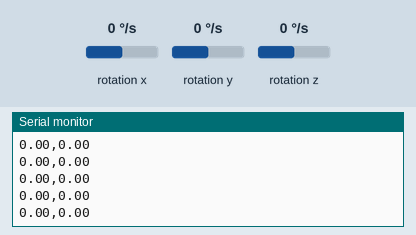
This sketch was run on a simulated Arduino Uno, built with avr-gcc and run on an emulated ATmega328P. On the bench: the last lines printed to the serial monitor. Wiring (inferred from the names in the program): MPU-6050 motion sensor at I2C address 0x68. Inputs (shaded band) come from the test bench; at power-on: rotation x 0 °/s, rotation y 0 °/s, rotation z 0 °/s.

Above: at 1.7 s.
1.8 s: rotation x set to 8 °/s
At 2.4 s:
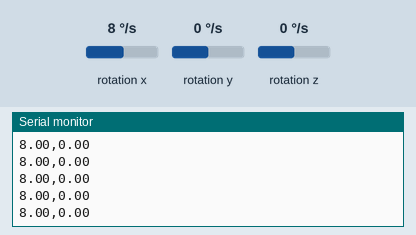
3.3 s: rotation x set to 11 °/s
At 4.0 s:
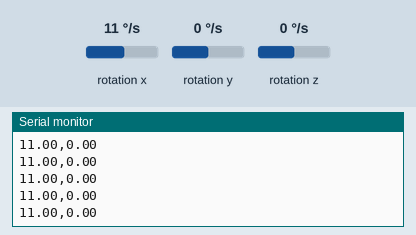
Timing chart, 0 to 6.3 s (numbered marks = the images above; inputs shaded):
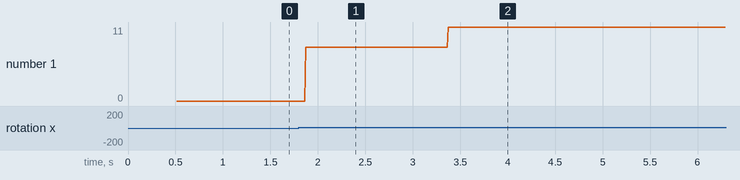

The sketch:

getData__ATMega_328_.ino
```cpp
#include <Wire.h>

// MPU 6050의 I2C 기본 주소
const int MPU_ADDR = 0x68;

// MPU 6050에 저장되는 각속도 데이터는 unsigned 2Byte 데이터 이므로 0 ~ 65535 사이의 값으로 저장된다.
// MPU 6050의 기본적인 각속도 측정 범위는 -250 º/s ~ +250 º/s 이다.
const double raw_to_gyro = 32767 / 250;

int16_t gyX, gyY, gyZ;
double gyX_cal, gyY_cal, gyZ_cal;
double ave_gyX = 0, ave_gyY = 0, ave_gyZ = 0;


void setup() {
  setting();
  ave_cal();
  Serial.begin(9600);
}

void loop() {

  getData();

  gyX -= ave_gyX; gyY -= ave_gyY; gyZ -= ave_gyZ;

  gyX_cal = gyX / raw_to_gyro;
  gyY_cal = gyY / raw_to_gyro;
  gyZ_cal = gyZ / raw_to_gyro;


//  Serial.print("X축 각속도 : "); Serial.print(gyX_cal); Serial.print("\t");
//  Serial.print("Y축 각속도 : "); Serial.print(gyY_cal); Serial.print("\t");
//  Serial.print("Z축 각속도 : "); Serial.println(gyZ_cal);

  // 하드웨어 시리얼로 ATMega 16u2에 x축, z축 각속도 데이터를 전송한다.
  Serial.print(gyX_cal); Serial.print(",");
  Serial.println(gyZ_cal);
}

// MPU 6050과의 IC2 연결을 시작하고, 센서를 활성화 시키는 함수이다.
void setting() {
   Wire.begin();
   Wire.beginTransmission(MPU_ADDR);
   Wire.write(0x6B);
   Wire.write(0);
   Wire.endTransmission();
}

// MPU 6050으로부터 x, y, z축 각속도 데이터를 받아오는 함수이다.
void getData() {
  Wire.beginTransmission(MPU_ADDR);
  Wire.write(0x43);
  Wire.endTransmission(false);
  Wire.requestFrom(MPU_ADDR, 6);
  gyX = Wire.read() << 8 | Wire.read();
  gyY = Wire.read() << 8 | Wire.read();
  gyZ = Wire.read() << 8 | Wire.read();
  Wire.endTransmission();
}

// MPU 6050을 처음 활성화 시켰을 때 초기 잡음이 있을 수 있다.
// 10개 각속도 데이터의 평균을 구하여 초기 잡음으로 취급한다.
void ave_cal() {
  for (int i=0; i<10; i++) {
    getData();
    ave_gyX += gyX; ave_gyY += gyY; ave_gyZ += gyZ;
    delay(50);
  }

  ave_gyX /= 10; ave_gyY /= 10; ave_gyZ /= 10;
}
```

Measured:
- after the input at 1.8 s, the serial monitor: prints a new line after 0.07 s (image 1)
- after the input at 3.3 s, the serial monitor: prints a new line after 0.07 s (image 2)
- plotted number 1: 0 → 8 after the input at 1.8 s, 8 → 11 after the input at 3.3 s
